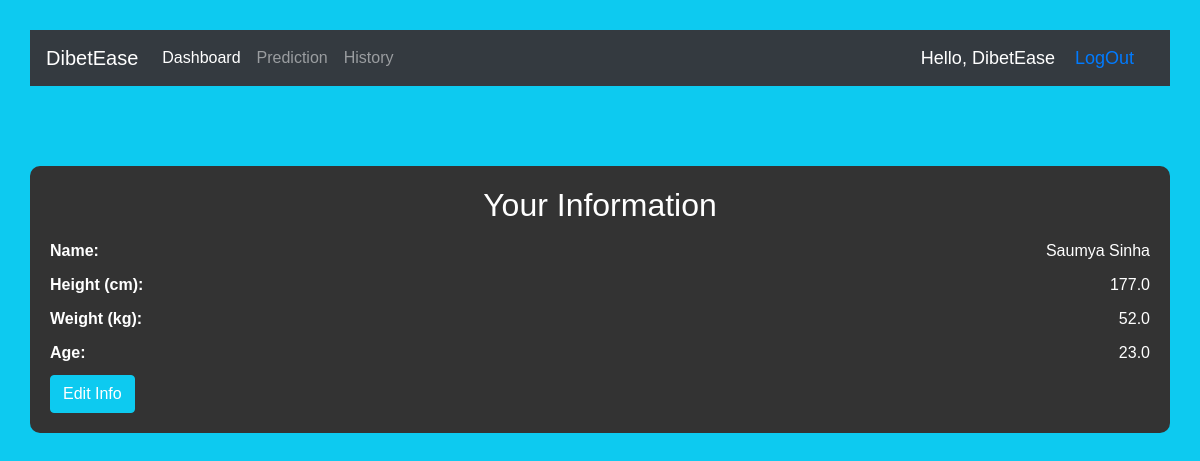
The page /dashboard/ (signed in) on the database its author committed.
### user/models.py (models this page shows, shortened)
class Info(models.Model):
    user = models.OneToOneField(User, on_delete=models.CASCADE, primary_key=True)
    height = models.FloatField(null=True, blank=True)
    weight = models.FloatField(null=True, blank=True)
    age = models.FloatField(null=True, blank=True)
    timestamp = models.DateTimeField(auto_now_add=True, null=True, blank=True)
    name = models.CharField(null=True, blank=True, max_length = 25)

### user/views.py (the view)
# urls.py: path('dashboard/',views.dashboard, name='dashboard'),
def dashboard(request, updated_info=None):
    user = request.user
    info_obj = Info.objects.get(user=user)  # Get the latest info object for the user
    context = {'user': user, 'updated_info': info_obj}
    return render(request, 'user/dashboard.html', context)

### user/templates/user/dashboard.html (shortened to what this page needs)
{% include "user/navbar.html" %}
<!DOCTYPE html>
<html lang="en">
<head>
    <link rel="stylesheet" href="https://cdn.jsdelivr.net/npm/bootstrap@4.3.1/dist/css/bootstrap.min.css">
</head>
<body>
  <div class="user-info">
    {% if updated_info %}
    <h2>Your Information</h2>
    <div class="info-row">
      <span class="info-label">Name:</span>
      <span id="user-name"> {{ updated_info.name }}  </span>
    </div>
    <div class="info-row">
      <span class="info-label">Height (cm):</span>
      <span id="user-height"> {{ updated_info.height }}</span>
    </div>
    <div class="info-row">
      <span class="info-label">Weight (kg):</span>
      <span id="user-weight"> {{ updated_info.weight }} </span>
    </div>
    <div class="info-row">
      <span class="info-label">Age:</span>
      <span id="user-age"> {{ updated_info.age }} </span>
    </div>
      {% else %}
      <p>No user information found. Please update your profile.</p>
    {% endif %}
    <a href="{% url 'edit_info' %}" class="btn btn-primary">Edit Info</a>
  </div>
</body>
</html>

### user/templates/user/navbar.html (shortened to what this page needs)
<nav class="navbar navbar-expand-lg navbar-dark bg-dark">
    <a class="navbar-brand" href="#">DibetEase</a>
    <div class="collapse navbar-collapse" id="navbarSupportedContent">
      <ul class="navbar-nav mr-auto">
        <li class="nav-item active">
          <a class="nav-link" href="{%url 'dashboard'%}">Dashboard </a>
        </li>
        <li class="nav-item">
          <a class="nav-link" href="{% url 'predict' %}">Prediction</a>
        </li>
        <li class="nav-item">
            <a class="nav-link" href="{% url 'history' %}">History</a>
          </li>
      </ul>
    <span class="hello-msg">Hello, {{request.user}}</span>
    <span class="hello-msg"><a  href="{% url 'logout' %}">LogOut</a></span>
  </nav>

### user/templates/user/navbar.html (style rules this page uses)
.hello-msg { font-size: 18px; color: #ffffff; margin-right: 20px; }

### user/templates/user/dashboard.html (style rules this page uses)
body { background-color: #0dcaf0; color: white; font-family: sans-serif; padding: 30px; }
.user-info { background-color: #333333; color: white; padding: 20px; border-radius: 10px; margin-top: 80px }
.user-info h2 { text-align: center; margin-bottom: 15px; }
.user-info .info-row { margin-bottom: 10px; display: flex; justify-content: space-between; }
.user-info .info-label { font-weight: bold; width: 120px; }
.btn-primary { background-color: #0dcaf0; border-color: #0dcaf0; }

### rows shown on the page
Info: name "Saumya Sinha", height "177.0", weight "52.0", age "23.0"

### other values the page prints
{{ request.user }} "DibetEase"
